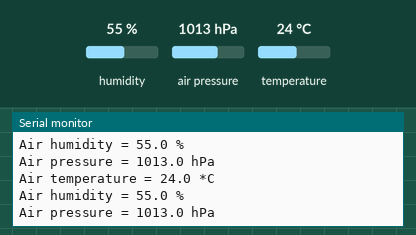
Recording of a sketch running on a simulated Arduino Uno, built with avr-gcc and run on an emulated ATmega328P. Parts: the last lines printed to the serial monitor. Inputs (shaded band) come from the test bench; at power-on: humidity 55 %, air pressure 1013 hPa, temperature 24 °C.

Above: at 1.2 s.
1.3 s: humidity set to 22 %
At 1.55 s:
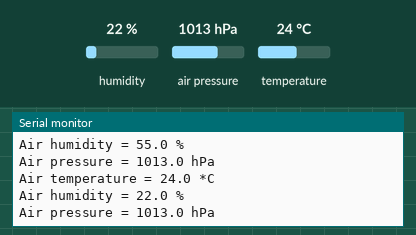
4.3 s: air pressure set to 952 hPa
At 4.74 s:
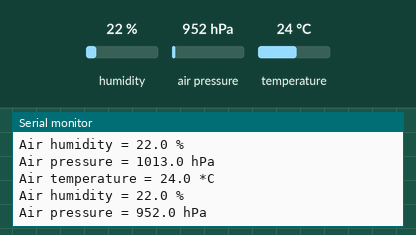
5.8 s: air pressure set to 1000 hPa
At 6.07 s:
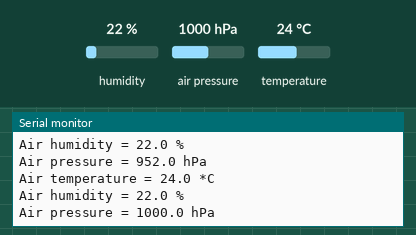
8.8 s: temperature set to 12 °C
At 9.26 s:
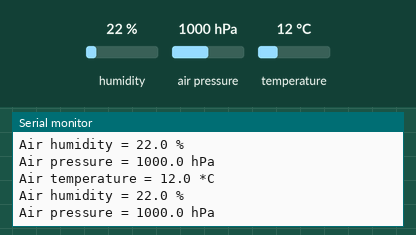
10.3 s: air pressure set to 975 hPa
At 10.59 s:
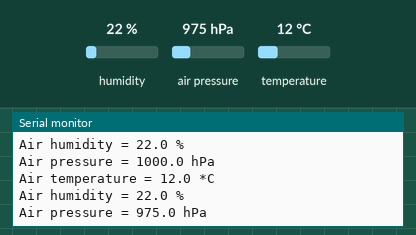
Timing chart, 0 to 13.3 s (numbered marks = the images above; inputs shaded):
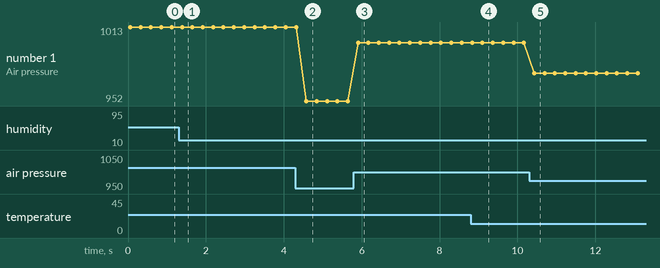

The sketch:

TVA.ino
```cpp
#include <Wire.h>
#include <Adafruit_Sensor.h>
#include <Adafruit_BME280.h>
Adafruit_BME280 bme280;

void setup() {
  /* Инициализация последовательного порта*/
  Serial.begin(9600);
  // Инициализация датчика
  bool bme_status = bme280.begin();
  if (!bme_status) {
    Serial.println("Не найден по адресу 0х77, пробую другой...");
    bme_status = bme280.begin(0x76);
    if (!bme_status)
      Serial.println("Датчик не найден, проверьте соединение");
  }
}

void loop() {
  // Измерение
  float t = bme280.readTemperature();
  float h = bme280.readHumidity();
  float p = bme280.readPressure() / 100.0F;
  // Вывод измеренных значений в терминал
  Serial.println("Air temperature = " + String(t, 1) + " *C");
  Serial.println("Air humidity = " + String(h, 1) + " %");
  Serial.println("Air pressure = " + String(p, 1) + " hPa"); // 1 mmHg = 1 hPa / 1.33
  delay(250);
}
```

Measured:
- after the input at 1.3 s, the serial monitor: prints a new line after 0.06 s (image 1)
- after the input at 4.3 s, the serial monitor: prints a new line after 0.28 s (image 2)
- after the input at 5.8 s, the serial monitor: prints a new line after 0.11 s (image 3)
- after the input at 8.8 s, the serial monitor: prints a new line after 0.25 s (image 4)
- after the input at 10.3 s, the serial monitor: prints a new line after 0.13 s (image 5)
- plotted number 1: 1013 → 952 after the input at 4.3 s, 952 → 1000 after the input at 5.8 s, 1000 → 975 after the input at 10.3 s
